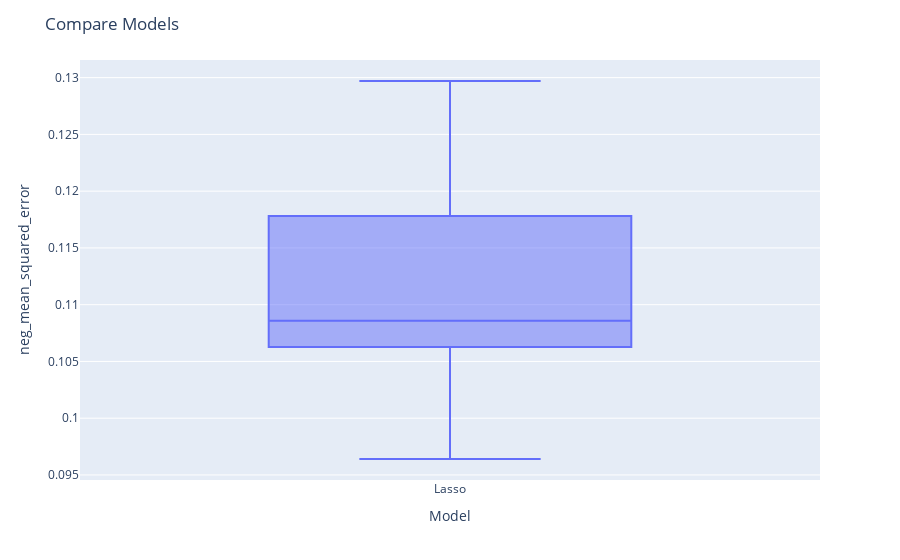

The notebook cell this image was saved under:
### Code cell
models = CompareModels(list_of_models, X_train, y_train)
models.recap()

### Figure 1 — Plotly figure (JSON) as saved in the notebook; plotly's stock layout.template omitted (floating-point values rounded to 4 significant figures)
{"data": [{"alignmentgroup": "True", "hovertemplate": "Model=%{x}<br>neg_mean_squared_error=%{y}<extra></extra>", "legendgroup": "", "marker": {"color": "#636efa"}, "name": "", "notched": false, "offsetgroup": "", "orientation": "v", "showlegend": false, "type": "box", "x": ["Lasso", "Lasso", "Lasso", "Lasso", "Lasso", "Lasso", "Lasso"], "x0": " ", "xaxis": "x", "y": [0.1086, 0.1107, 0.1202, 0.1297, 0.1057, 0.09641, 0.1082], "y0": " ", "yaxis": "y"}], "layout": {"boxmode": "group", "legend": {"tracegroupgap": 0}, "margin": {"t": 60}, "title": {"text": "Compare Models"}, "xaxis": {"anchor": "y", "domain": [0, 1], "title": {"text": "Model"}}, "yaxis": {"anchor": "x", "domain": [0, 1], "title": {"text": "neg_mean_squared_error"}}}}
